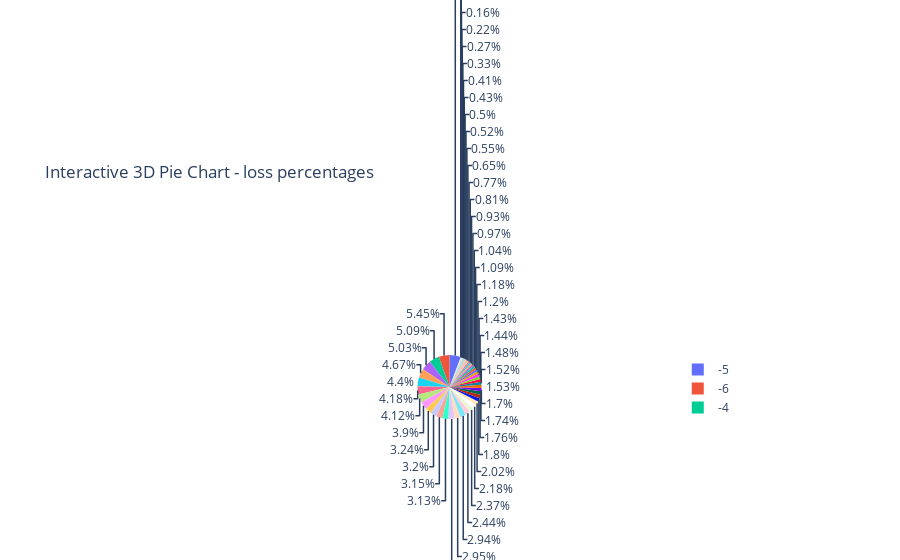

Here is the notebook cell this chart was saved with:
### Code cell
#Interactive 3D Pie Chart-loss percentages and their count
import plotly.graph_objects as go
import pandas as pd

# Group by Grade and Count
grade_counts = df['profit_loss'].value_counts()

# Creating Interactive 3D Pie Chart
fig = go.Figure(data=[go.Pie(labels=grade_counts.index, values=grade_counts)])

# Adding Title
fig.update_layout(title='Interactive 3D Pie Chart - loss percentages')

# Displaying the Plot
fig.show()

### Figure 1 — Plotly figure (JSON) as saved in the notebook; plotly's stock layout.template omitted (floating-point values rounded to 4 significant figures)
{"data": [{"labels": [-5, -6, -4, -7, -8, -3, -10, -9, -11, -2, -14, -13, -12, -15, -16, -17, -18, -19, -20, -21, -22, -26, -23, -27, -28, -29, -24, -1, -25, -33, -30, -32, -31, -35, -34, -36, -38, -37, -41, -39, -40, -42, -44, -43, -45, -46, -48, 0, -47, -49], "type": "pie", "values": [579, 545, 509, 503, 467, 440, 418, 412, 390, 324, 320, 315, 313, 308, 295, 294, 244, 237, 218, 202, 180, 176, 174, 170, 153, 152, 148, 144, 143, 120, 118, 109, 104, 97, 93, 81, 77, 65, 55, 52, 50, 43, 41, 33, 27, 22, 16, 11, 10, 3]}], "layout": {"title": {"text": "Interactive 3D Pie Chart - loss percentages"}}}
